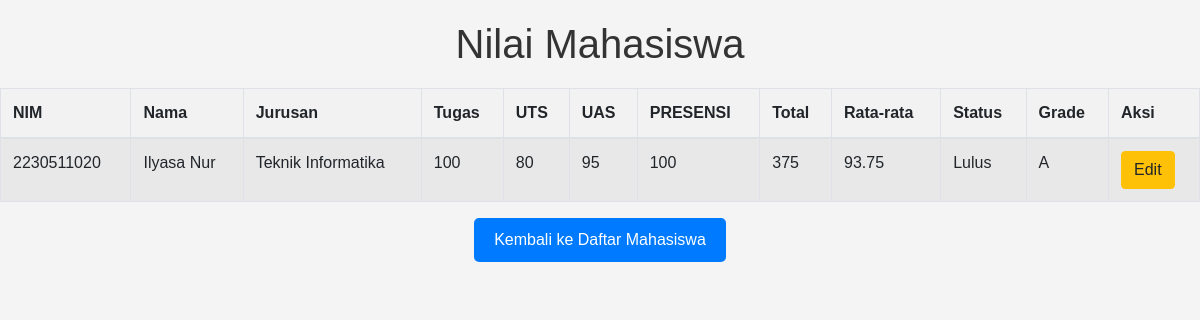
The page /view_grades/2230511020 on the database its author committed.
### tables this page shows
CREATE TABLE mhs(
                NIM TEXT PRIMARY KEY,
                NAMA TEXT NOT NULL,
                JURUSAN TEXT NOT NULL);

CREATE TABLE lnilai(
                ID INTEGER PRIMARY KEY AUTOINCREMENT,
                NIM TEXT,
                TUGAS INTEGER,
                UTS INTEGER,
                UAS INTEGER,
                PRESENSI INTEGER,
                TOTAL INTEGER,
                RATA REAL,
                STATUS TEXT,
                GRADE TEXT,
                FOREIGN KEY (NIM) REFERENCES mhs (NIM));

### app.py (the view)
@app.route('/view_grades/<nim>')
def view_grades(nim):
    conn = dbconnect()
    student = conn.execute('''
        SELECT mhs.NIM, mhs.NAMA, mhs.JURUSAN, lnilai.TUGAS, lnilai.UTS, lnilai.UAS, lnilai.PRESENSI, lnilai.TOTAL, lnilai.RATA, lnilai.STATUS, lnilai.GRADE
        FROM mhs
        LEFT JOIN lnilai ON mhs.NIM = lnilai.NIM
        WHERE mhs.NIM = ?
    ''', (nim,)).fetchone()
    conn.close()
    return render_template('view_grades.html', student=student)

### app.py (called while the page is built)
def dbconnect():
    conn = sqlite3.connect('dbnilai.db')
    conn.row_factory = sqlite3.Row
    return conn

### templates/view_grades.html (shortened to what this page needs)
<!DOCTYPE html>
<html lang="en">
<head>
    <link rel="stylesheet" href="https://stackpath.bootstrapcdn.com/bootstrap/4.5.2/css/bootstrap.min.css">
</head>
<body>
    <h1>Nilai Mahasiswa</h1>
    <table class="table table-striped table-bordered">
        <thead>
            <tr>
                <th>NIM</th>
                <th>Nama</th>
                <th>Jurusan</th>
                <th>Tugas</th>
                <th>UTS</th>
                <th>UAS</th>
                <th>PRESENSI</th>
                <th>Total</th>
                <th>Rata-rata</th>
                <th>Status</th>
                <th>Grade</th>
                <th>Aksi</th>
            </tr>
        </thead>
        <tbody>
            <tr>
                <td>{{ student.NIM }}</td>
                <td>{{ student.NAMA }}</td>
                <td>{{ student.JURUSAN }}</td>
                <td>{{ student.TUGAS }}</td>
                <td>{{ student.UTS }}</td>
                <td>{{ student.UAS }}</td>
                <td>{{ student.PRESENSI }}</td>
                <td>{{ student.TOTAL }}</td>
                <td>{{ student.RATA }}</td>
                <td>{{ student.STATUS }}</td>
                <td>{{ student.GRADE }}</td>
                <td>
                    <a href="{{ url_for('edit', nim=student.NIM) }}" class="btn btn-warning">Edit</a>
                </td>
            </tr>
        </tbody>
    </table>
    <a href="{{ url_for('students') }}" class="btn-back">Kembali ke Daftar Mahasiswa</a>
</body>
</html>

### templates/view_grades.html (style rules this page uses)
body { font-family: Arial, sans-serif; background-color: #f4f4f4; color: #333; margin: 0; padding: 0; display: flex; flex-direction: column; align-items: center; padding-top: 20px; }
h1 { margin-bottom: 20px; }
table { width: 80%; border-collapse: collapse; margin-bottom: 20px; }
th, td { padding: 12px; border: 1px solid #ddd; text-align: left; }
th { background-color: #f2f2f2; }
a.btn-back { color: #fff; background-color: #007bff; padding: 10px 20px; border-radius: 5px; text-decoration: none; }

### rows shown on the page
mhs: NIM "2230511020", NAMA "Ilyasa Nur", JURUSAN "Teknik Informatika"
lnilai: TUGAS "100", UTS "80", UAS "95", PRESENSI "100", TOTAL "375", RATA "93.75", STATUS "Lulus", GRADE "A"
